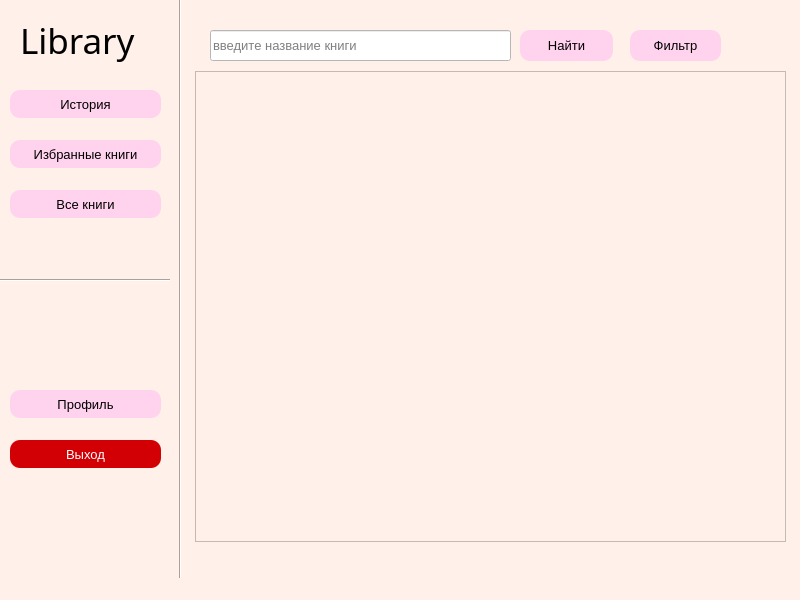
<?xml version="1.0" encoding="UTF-8"?>
<ui version="4.0">
 <class>UserWindow</class>
 <widget class="QMainWindow" name="UserWindow">
  <property name="geometry">
   <rect>
    <x>0</x>
    <y>0</y>
    <width>800</width>
    <height>600</height>
   </rect>
  </property>
  <property name="windowTitle">
   <string>Библиотека-Пользователь</string>
  </property>
  <property name="styleSheet">
   <string notr="true">background-color: rgb(255, 240, 234);</string>
  </property>
  <widget class="QWidget" name="centralwidget">
   <widget class="QLineEdit" name="inputSearch">
    <property name="geometry">
     <rect>
      <x>210</x>
      <y>30</y>
      <width>301</width>
      <height>31</height>
     </rect>
    </property>
    <property name="font">
     <font>
      <family>Arial</family>
      <pointsize>10</pointsize>
     </font>
    </property>
    <property name="styleSheet">
     <string notr="true">background-color: rgb(255, 255, 255);</string>
    </property>
    <property name="placeholderText">
     <string>введите название книги</string>
    </property>
   </widget>
   <widget class="QPushButton" name="FindBook">
    <property name="geometry">
     <rect>
      <x>520</x>
      <y>30</y>
      <width>93</width>
      <height>31</height>
     </rect>
    </property>
    <property name="font">
     <font>
      <family>Arial</family>
      <pointsize>10</pointsize>
     </font>
    </property>
    <property name="cursor">
     <cursorShape>PointingHandCursor</cursorShape>
    </property>
    <property name="styleSheet">
     <string notr="true">background-color: rgb(255, 210, 237);
border-radius:10%;</string>
    </property>
    <property name="text">
     <string>Найти</string>
    </property>
   </widget>
   <widget class="QPushButton" name="FilterSearch">
    <property name="geometry">
     <rect>
      <x>630</x>
      <y>30</y>
      <width>91</width>
      <height>31</height>
     </rect>
    </property>
    <property name="font">
     <font>
      <family>Arial</family>
      <pointsize>10</pointsize>
     </font>
    </property>
    <property name="cursor">
     <cursorShape>PointingHandCursor</cursorShape>
    </property>
    <property name="styleSheet">
     <string notr="true">background-color: rgb(255, 210, 237);
border-radius:10%;</string>
    </property>
    <property name="text">
     <string>Фильтр</string>
    </property>
   </widget>
   <widget class="QLabel" name="label">
    <property name="geometry">
     <rect>
      <x>20</x>
      <y>10</y>
      <width>131</width>
      <height>61</height>
     </rect>
    </property>
    <property name="font">
     <font>
      <family>Rage Italic</family>
      <pointsize>26</pointsize>
     </font>
    </property>
    <property name="text">
     <string>Library</string>
    </property>
   </widget>
   <widget class="QPushButton" name="btnHistory">
    <property name="geometry">
     <rect>
      <x>10</x>
      <y>90</y>
      <width>151</width>
      <height>28</height>
     </rect>
    </property>
    <property name="font">
     <font>
      <family>Arial</family>
      <pointsize>10</pointsize>
     </font>
    </property>
    <property name="cursor">
     <cursorShape>PointingHandCursor</cursorShape>
    </property>
    <property name="styleSheet">
     <string notr="true">background-color: rgb(255, 210, 237);
border-radius:10%</string>
    </property>
    <property name="text">
     <string>История</string>
    </property>
   </widget>
   <widget class="QPushButton" name="btnSelectedBooks">
    <property name="geometry">
     <rect>
      <x>10</x>
      <y>140</y>
      <width>151</width>
      <height>28</height>
     </rect>
    </property>
    <property name="font">
     <font>
      <family>Arial</family>
      <pointsize>10</pointsize>
     </font>
    </property>
    <property name="cursor">
     <cursorShape>PointingHandCursor</cursorShape>
    </property>
    <property name="styleSheet">
     <string notr="true">background-color: rgb(255, 210, 237);
border-radius:10%</string>
    </property>
    <property name="text">
     <string>Избранные книги</string>
    </property>
   </widget>
   <widget class="QPushButton" name="btnWatchAllBooks">
    <property name="geometry">
     <rect>
      <x>10</x>
      <y>190</y>
      <width>151</width>
      <height>28</height>
     </rect>
    </property>
    <property name="font">
     <font>
      <family>Arial</family>
      <pointsize>10</pointsize>
     </font>
    </property>
    <property name="cursor">
     <cursorShape>PointingHandCursor</cursorShape>
    </property>
    <property name="styleSheet">
     <string notr="true">background-color: rgb(255, 210, 237);
border-radius:10%</string>
    </property>
    <property name="text">
     <string>Все книги</string>
    </property>
   </widget>
   <widget class="QPushButton" name="btnOpenProfile">
    <property name="geometry">
     <rect>
      <x>10</x>
      <y>390</y>
      <width>151</width>
      <height>28</height>
     </rect>
    </property>
    <property name="font">
     <font>
      <family>Arial</family>
      <pointsize>10</pointsize>
     </font>
    </property>
    <property name="cursor">
     <cursorShape>PointingHandCursor</cursorShape>
    </property>
    <property name="styleSheet">
     <string notr="true">background-color: rgb(255, 210, 237);
border-radius:10%;</string>
    </property>
    <property name="text">
     <string>Профиль</string>
    </property>
   </widget>
   <widget class="QPushButton" name="btnExit">
    <property name="geometry">
     <rect>
      <x>10</x>
      <y>440</y>
      <width>151</width>
      <height>28</height>
     </rect>
    </property>
    <property name="font">
     <font>
      <family>Arial</family>
      <pointsize>10</pointsize>
     </font>
    </property>
    <property name="cursor">
     <cursorShape>PointingHandCursor</cursorShape>
    </property>
    <property name="styleSheet">
     <string notr="true">background-color:#d20005;
border-radius:10%;
color: white;</string>
    </property>
    <property name="text">
     <string>Выход</string>
    </property>
   </widget>
   <widget class="Line" name="line">
    <property name="geometry">
     <rect>
      <x>0</x>
      <y>270</y>
      <width>181</width>
      <height>20</height>
     </rect>
    </property>
    <property name="orientation">
     <enum>Qt::Horizontal</enum>
    </property>
   </widget>
   <widget class="Line" name="line_2">
    <property name="geometry">
     <rect>
      <x>170</x>
      <y>-40</y>
      <width>20</width>
      <height>621</height>
     </rect>
    </property>
    <property name="orientation">
     <enum>Qt::Vertical</enum>
    </property>
   </widget>
   <widget class="QTableView" name="tableView">
    <property name="geometry">
     <rect>
      <x>195</x>
      <y>71</y>
      <width>591</width>
      <height>471</height>
     </rect>
    </property>
   </widget>
  </widget>
  <widget class="QMenuBar" name="menubar">
   <property name="geometry">
    <rect>
     <x>0</x>
     <y>0</y>
     <width>800</width>
     <height>26</height>
    </rect>
   </property>
  </widget>
  <widget class="QStatusBar" name="statusbar"/>
 </widget>
 <resources/>
 <connections/>
</ui>
